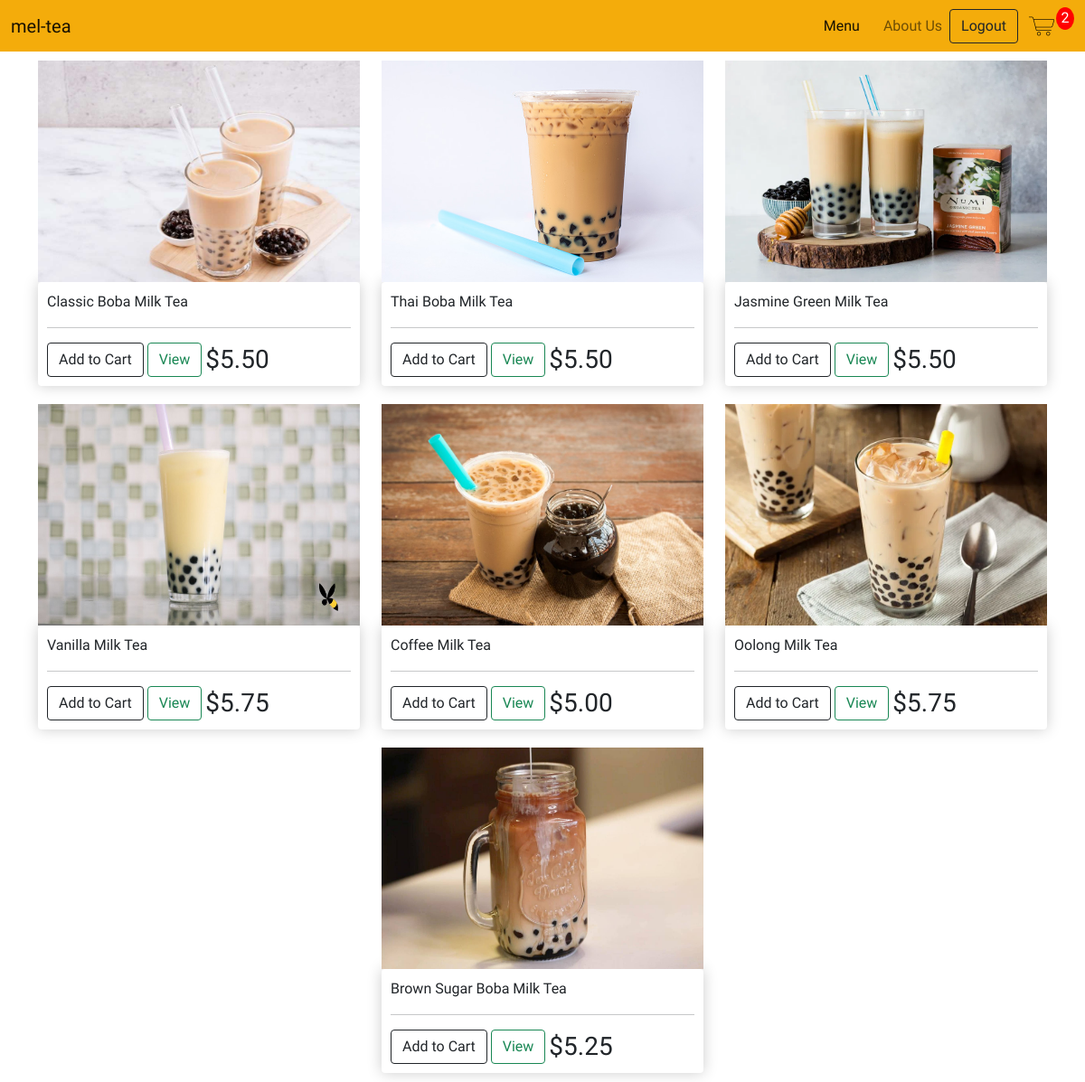
Screenshot of /menu/ (signed in) with the database file from the repository.
### store/models.py (models this page shows, shortened)
class BobaProduct(models.Model):
    WITH_BOBA = [
        ('YES', 'Boba'),
        ('NO', 'No Boba')
    ]
    name = models.CharField(max_length=200, null=True)
    price = models.DecimalField(max_digits=7, decimal_places=2)
    category = models.CharField(max_length=200, null=True, choices= WITH_BOBA)
    image = models.ImageField(upload_to='boba', default="{% static 'images/filler.jpg' %}", null=True, blank=True)
    date_created = models.DateTimeField(auto_now_add=True)
    @property #@property allow us to access as an attribute
    def image_url(self):
        try:
            url = self.image.url
        except:
            url = ''
        return url

### store/views.py (the view)
# urls.py: path('menu/', views.menu, name="menu"),
def menu(request):
    cart = cartData(request)
    cart_items = cart['cart_items']
    products = BobaProduct.objects.all()
    context = {"products": products, "cart_items": cart_items}
    return render(request, 'store/menu.html', context)

### store/models.py (called while the page is built)
    @property
    def cart_quantity(self):
        order_items = self.orderitem_set.all()
        total = sum([item.quantity for item in order_items])
        return total

### store/utils.py (called while the page is built)
def cartData(request):
    if request.user.is_authenticated:
        customer = request.user.customer
        order, created = CustomerOrder.objects.get_or_create(customer=customer)
        items = order.orderitem_set.all()   # (USE ITEM FOR CHILDREN)
        cart_items = order.cart_quantity
    else:
        cookie = guestCookieCart(request)
        cart_items = cookie['cart_items']
        order = cookie['order']
        items = cookie['items']
    return {"items": items, "order": order, 'cart_items':cart_items}

### store/templates/store/menu.html
{% extends 'store/main.html' %}
{% load static %}
{% block content %}
<div class="container">
  <div class="row justify-content-evenly">
    {% for product in products %}
    <div class="col-lg-4">
      <img class="drink-thumbnail" src="{{product.image_url}}" alt="">
      <div class="product-box">
        <p>{{product.name}}</p>
        <hr>
        <button data-product="{{product.id}}" data-action="add" class="btn btn-outline-dark add-cart">Add to Cart</button>
        <a href="#" class="btn btn-outline-success">View</a>
        <h3 class="product-price">${{product.price|floatformat:2}}</h3>
      </div>
    </div>
    {% endfor %}
</div>
</div>
{% endblock content %}

### static/css/main.css (style rules this page uses)
* { margin: 0; padding: 0; box-sizing: border-box; }
body { background-color: white; font-family: Comfortaa; }

### static/css/menu.css (style rules this page uses)
.drink-thumbnail { width: 100%; height: 245px; }
.product-price { display:inline-block; margin-bottom: 0; padding-bottom: 0; vertical-align: middle; }
.product-box { border-radius: 4px; padding:10px; box-shadow:hsl(0, 0%, 80%) 0 0 16px; }
.col-lg-4 { margin:10px 0; }

### rows the page displays
BobaProduct: image_url (picture), name "Classic Boba Milk Tea", price "5.50"
BobaProduct: image_url (picture), name "Thai Boba Milk Tea", price "5.50"
BobaProduct: image_url (picture), name "Jasmine Green Milk Tea", price "5.50"
BobaProduct: image_url (picture), name "Vanilla Milk Tea", price "5.75"
BobaProduct: image_url (picture), name "Coffee Milk Tea", price "5.00"
BobaProduct: image_url (picture), name "Oolong Milk Tea", price "5.75"
BobaProduct: image_url (picture), name "Brown Sugar Boba Milk Tea", price "5.25"

### other values shown
{{ cart_items }} "2"
